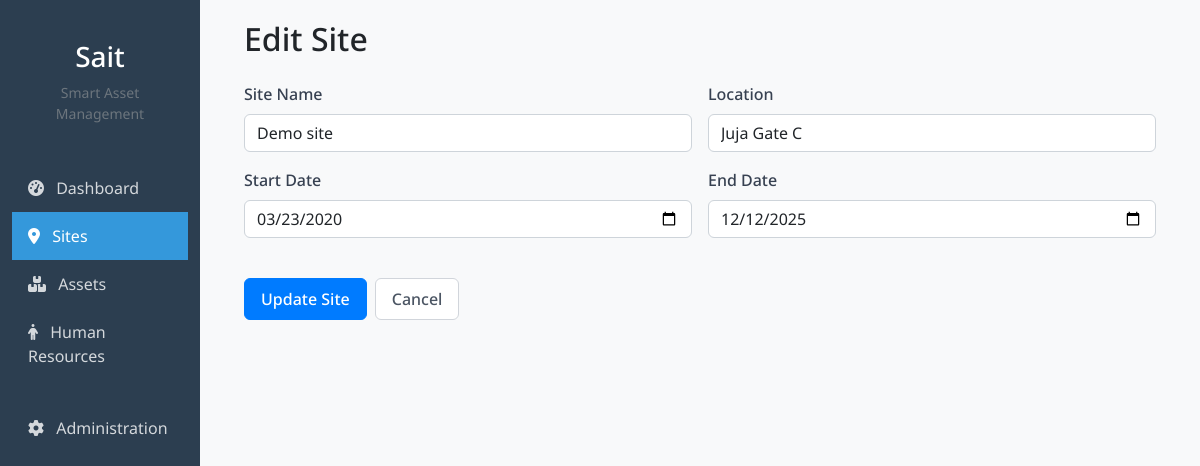
The app's page /sites/15/edit/ (signed in) with its own data.
### foreman/models.py (models this page shows, shortened)
class Site(models.Model):
    name = models.CharField(max_length=100)
    location = models.CharField(max_length=100)
    start_date = models.DateField()
    end_date = models.DateField()
    owner = models.ForeignKey(User, on_delete=models.CASCADE, related_name='sites',null=True, blank=True)

### foreman/views.py (the view)
# urls.py: path('sites/<int:pk>/edit/', views.site_update, name='site_update'),
@login_required
def site_update(request, pk):
    site = get_object_or_404(Site, pk=pk)
    if request.method == 'POST':
        form = SiteForm(request.POST, instance=site)
        if form.is_valid():
            site.owner = request.user
            site.owner = request.user
            site.save()
            return redirect('site_list')
    else:
        form = SiteForm(instance=site)
    context = {
        'form': form,
        'title': 'Edit Site',
        'button_text': 'Update Site'
    }
    return render(request, 'site_form.html', context)

### foreman/forms.py
class SiteForm(forms.ModelForm):
    class Meta:
        model = Site
        fields = ['name', 'location', 'start_date', 'end_date']
        widgets = {
            'name': forms.TextInput(attrs={'class': 'form-control', 'placeholder': 'Enter site name'}),
            'location': forms.TextInput(attrs={'class': 'form-control', 'placeholder': 'Enter location'}),
            'start_date': forms.DateInput(attrs={'class': 'form-control', 'type': 'date'}),
            'end_date': forms.DateInput(attrs={'class': 'form-control', 'type': 'date'}),
        }
    def __init__(self, *args, **kwargs):
        self.user = kwargs.pop('user', None)
        super().__init__(*args, **kwargs)

### foreman/templates/site_form.html (shortened to what this page needs)
{% extends '_base.html' %}
{% block content %}
<div class="mb-4">
    <h2>{{ title }}</h2>
</div>
<form method="post" novalidate>
    <div class="row g-3">
        <div class="col-md-6 mb-3">
            <label for="{{ form.name.id_for_label }}" class="form-label">Site Name</label>
            {{ form.name }}
        </div>
        <div class="col-md-6 mb-3">
            <label for="{{ form.location.id_for_label }}" class="form-label">Location</label>
            {{ form.location }}
        </div>
    </div>
    <div class="row g-3">
        <div class="col-md-6 mb-3">
            <label for="{{ form.start_date.id_for_label }}" class="form-label">Start Date</label>
            {{ form.start_date }}
        </div>
        <div class="col-md-6 mb-3">
            <label for="{{ form.end_date.id_for_label }}" class="form-label">End Date</label>
            {{ form.end_date }}
        </div>
    </div>
    <div class="mt-4 d-flex">
        <button type="submit" class="btn btn-primary me-2">{{ button_text }}</button>
        <a href="{% url 'site_list' %}" class="btn btn-secondary">Cancel</a>
    </div>
</form>
{% endblock content%}

### foreman/static/style.css (style rules this page uses)
:root { --primary-color: #2c3e50; --secondary-color: #3498db; --accent-color: #e74c3c; }
body { font-family: "Noto Sans", sans-serif; background-color: #f8f9fa; }
.btn-primary { background-color: var(--secondary-color); border-color: var(--secondary-color); }
.form-label { display: block; margin-bottom: 0.5rem; font-weight: 500; color: #374151; }
.btn { display: inline-flex; align-items: center; justify-content: center; padding: 0.5rem 1rem; font-weight: 500; border-radius: 0.375rem; transition: all 0.2s ease-in-out; cursor: pointer; }
.btn-primary { background-color: #3b82f6; color: #ffffff; border: 1px solid transparent; }
.btn-secondary { background-color: #ffffff; color: #4b5563; border: 1px solid #d1d5db; }
.btn-primary { background-color: #007bff; border-color: #007bff; }

### records on screen
Site: name "Demo site", location "Juja Gate C", start_date "03/23/2020", end_date "12/12/2025"

### other values on screen
{{ title }} "Edit Site"
{{ button_text }} "Update Site"
